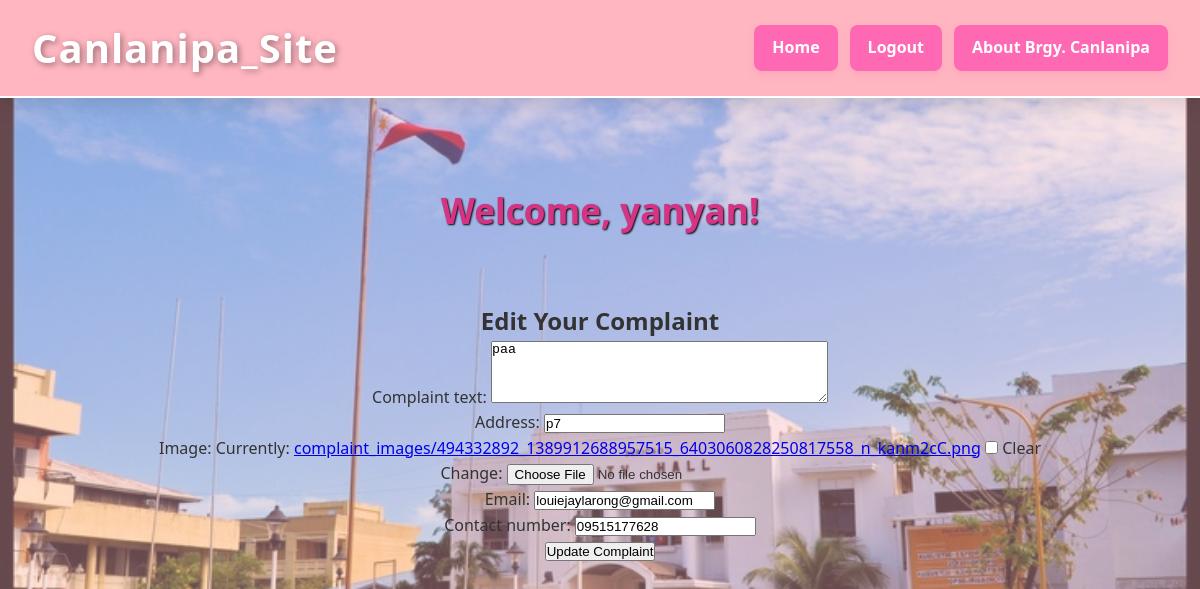
Screenshot of /complaint/edit/45/ (signed in) with the database file from the repository.
### barangay/models.py (models this page shows, shortened)
class Complaint(models.Model):
    STATUS_CHOICES = [
        ('PENDING', 'Pending'),
        ('IN_ACTION', 'In Action'),
        ('RESOLVED', 'Resolved'),
    ]
    complaint_text = models.TextField()
    address = models.CharField(max_length=255, default="Not Provided")  # add default here
    email = models.EmailField(default="not_provided@example.com")       # add default here
    contact_number = models.CharField(max_length=20, default="Not Provided")  # add default here
    image = models.ImageField(upload_to='complaint_images/', blank=True, null=True)
    date_filed = models.DateTimeField(auto_now_add=True)
    status = models.CharField(max_length=10, choices=STATUS_CHOICES, default='PENDING')
    resident = models.ForeignKey(User, on_delete=models.CASCADE, null=True, blank=True)

### barangay/views.py (the view)
# urls.py: path('complaint/edit/<int:complaint_id>/', views.edit_complaint, name='edit_complaint'),
def edit_complaint(request, complaint_id):
    complaint = Complaint.objects.get(id=complaint_id, resident=request.user)
    if request.method == 'POST':
        form = ComplaintForm(request.POST, request.FILES, instance=complaint)
        if form.is_valid():
            form.save()
            messages.success(request, 'Complaint updated successfully!')
            return redirect('complaint_review')
    else:
        form = ComplaintForm(instance=complaint)
    return render(request, 'barangay/edit_complaint.html', {'form': form})

### barangay/forms.py
class ComplaintForm(forms.ModelForm):
    class Meta:
        model = Complaint
        fields = ['complaint_text', 'address', 'image', 'email', 'contact_number']
        widgets = {
            'complaint_text': forms.Textarea(attrs={
                'class': 'form-control',
                'rows': 4,
                'placeholder': 'Describe your complaint clearly...'
            }),
            'address': forms.TextInput(attrs={
                'class': 'form-control',
                'placeholder': 'Enter the exact address or location...'
            }),
            'email': forms.EmailInput(attrs={
                'class': 'form-control',
                'placeholder': 'Enter your email…',
            }),
            'contact_number': forms.TextInput(attrs={
                'class': 'form-control',
                'placeholder': 'Enter your contact number…',
            }),
            'image': forms.ClearableFileInput(attrs={
                'class': 'form-control'
            }),
        }

### barangay/templates/barangay/edit_complaint.html (shortened to what this page needs)
{% extends 'barangay/base.html' %}
{% block content %}
    <h2>Edit Your Complaint</h2>
    <form method="post" enctype="multipart/form-data">
        {{ form.as_p }}
        <button type="submit">Update Complaint</button>
    </form>
{% endblock %}

### barangay/templates/barangay/base.html (shortened to what this page needs)
<!DOCTYPE html>
<html lang="en">
<head>
    {% load static %}
</head>
<body>
    <header>
        <div class="header-left">
            <h1>Canlanipa_Site</h1>
        </div>
        <div class="header-right">
            <nav>
                <a href="{% url 'home' %}">Home</a>
                {% if user.is_authenticated %}
                    <a href="{% url 'logout' %}">Logout</a>
                {% else %}
                    <a href="{% url 'signup' %}">Sign-Up</a>
                    <a href="{% url 'login' %}">Login</a>
                {% endif %}
                <a href="{% url 'about' %}">About Brgy. Canlanipa</a>
            </nav>
        </div>
    </header>
    <main>
        {% if user.is_authenticated %}
            <div class="welcome-message">
                <h2>Welcome, {{ user.username }}!</h2>
            </div>
        {% endif %}
        {% block content %}
        {% endblock %}
    </main>
</body>
</html>

### rows the page displays
Complaint: complaint_text "paa", address "p7", email "louiejaylarong@gmail.com", contact_number "09515177628"

### other values shown
{{ user.username }} "yanyan"
